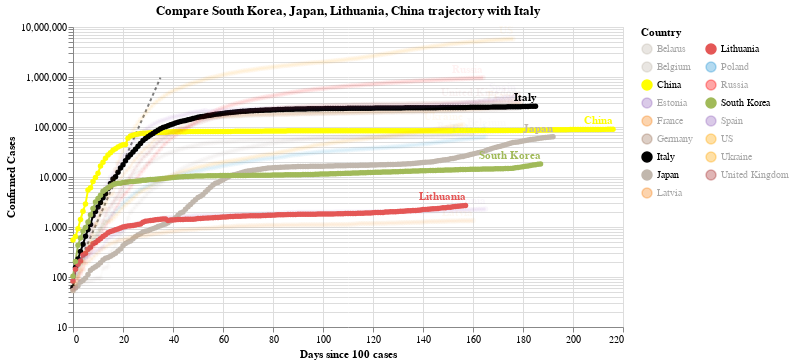

The cell this chart's notebook holds for it:
### Code cell
#hide_input
chart3 = make_since_chart(dff2, ['South Korea', 'Japan', 'Lithuania', 'China'], baseline_countries)
chart3

### Figure 1 — Vega-Lite specification as saved in the notebook (floating-point values rounded to 4 significant figures; data arrays with more than 128 entries replaced by an {"elided": "..."} marker saying what was removed)
{"config": {"view": {"continuousWidth": 400, "continuousHeight": 300}}, "layer": [{"data": {"name": "data-628230001892d6798b50651be41d1b3e"}, "mark": {"type": "line", "color": "black", "opacity": 0.5, "strokeDash": [3, 3]}, "encoding": {"x": {"type": "quantitative", "field": "Days since 100 cases"}, "y": {"type": "quantitative", "field": "Confirmed Cases"}}}, {"data": {"name": "data-1d11ee495c39cd041d1a1ecc31eb07bb"}, "mark": {"type": "line", "point": true}, "encoding": {"color": {"type": "nominal", "field": "Country", "legend": {"columns": 2}, "scale": {"domain": ["Belarus", "Belgium", "China", "Estonia", "France", "Germany", "Italy", "Japan", "Latvia", "Lithuania", "Poland", "Russia", "South Korea", "Spain", "US", "Ukraine", "United Kingdom"], "range": ["#C1B7AD", "#C1B7AD", "yellow", "#9467bd", "#F58518", "#9D755D", "black", "#C1B7AD", "#F58518", "#E45756", "#2495D3", "red", "#A1BA59", "#9467bd", "orange", "orange", "brown"]}}, "opacity": {"condition": {"value": 1, "selection": "selector001"}, "value": 0.05}, "tooltip": [{"type": "nominal", "field": "Country"}, {"type": "temporal", "field": "Date"}, {"type": "quantitative", "field": "Confirmed Cases"}, {"type": "quantitative", "field": "Days since 100 cases"}], "x": {"type": "quantitative", "field": "Days since 100 cases"}, "y": {"type": "quantitative", "field": "Confirmed Cases", "scale": {"type": "log"}}}, "selection": {"selector001": {"type": "multi", "fields": ["Country"], "bind": "legend", "init": [{"Country": "South Korea"}, {"Country": "Japan"}, {"Country": "Lithuania"}, {"Country": "China"}, {"Country": "Italy"}]}}, "width": 550}, {"data": {"name": "data-1d11ee495c39cd041d1a1ecc31eb07bb"}, "mark": {"type": "text", "align": "right", "dy": -8, "fontWeight": "bold"}, "encoding": {"color": {"type": "nominal", "field": "Country", "legend": {"columns": 2}, "scale": {"domain": ["Belarus", "Belgium", "China", "Estonia", "France", "Germany", "Italy", "Japan", "Latvia", "Lithuania", "Poland", "Russia", "South Korea", "Spain", "US", "Ukraine", "United Kingdom"], "range": ["#C1B7AD", "#C1B7AD", "yellow", "#9467bd", "#F58518", "#9D755D", "black", "#C1B7AD", "#F58518", "#E45756", "#2495D3", "red", "#A1BA59", "#9467bd", "orange", "orange", "brown"]}}, "opacity": {"condition": {"value": 1, "selection": "selector001"}, "value": 0.05}, "text": {"type": "nominal", "field": "Country"}, "tooltip": [{"type": "nominal", "field": "Country"}, {"type": "temporal", "field": "Date"}, {"type": "quantitative", "field": "Confirmed Cases"}, {"type": "quantitative", "field": "Days since 100 cases"}], "x": {"type": "quantitative", "field": "Days since 100 cases"}, "y": {"type": "quantitative", "field": "Confirmed Cases", "scale": {"type": "log"}}}, "transform": [{"filter": "(datum['Date'] >= 1598313600000)"}], "width": 550}], "title": "Compare South Korea, Japan, Lithuania, China trajectory with Italy", "$schema": "https://vega.github.io/schema/vega-lite/v4.0.2.json", "datasets": {"data-628230001892d6798b50651be41d1b3e": [{"Days since 100 cases": 0, "Confirmed Cases": 100.0}, {"Days since 100 cases": 1, "Confirmed Cases": 130.0}, {"Days since 100 cases": 2, "Confirmed Cases": 169.0}, {"Days since 100 cases": 3, "Confirmed Cases": 219.7}, {"Days since 100 cases": 4, "Confirmed Cases": 285.6}, {"Days since 100 cases": 5, "Confirmed Cases": 371.3}, {"Days since 100 cases": 6, "Confirmed Cases": 482.7}, {"Days since 100 cases": 7, "Confirmed Cases": 627.5}, {"Days since 100 cases": 8, "Confirmed Cases": 815.7}, {"Days since 100 cases": 9, "Confirmed Cases": 1060.0}, {"Days since 100 cases": 10, "Confirmed Cases": 1379.0}, {"Days since 100 cases": 11, "Confirmed Cases": 1792.0}, {"Days since 100 cases": 12, "Confirmed Cases": 2330.0}, {"Days since 100 cases": 13, "Confirmed Cases": 3029.0}, {"Days since 100 cases": 14, "Confirmed Cases": 3937.0}, {"Days since 100 cases": 15, "Confirmed Cases": 5119.0}, {"Days since 100 cases": 16, "Confirmed Cases": 6654.0}, {"Days since 100 cases": 17, "Confirmed Cases": 8650.0}, {"Days since 100 cases": 18, "Confirmed Cases": 11250.0}, {"Days since 100 cases": 19, "Confirmed Cases": 14620.0}, {"Days since 100 cases": 20, "Confirmed Cases": 19000.0}, {"Days since 100 cases": 21, "Confirmed Cases": 24710.0}, {"Days since 100 cases": 22, "Confirmed Cases": 32120.0}, {"Days since 100 cases": 23, "Confirmed Cases": 41750.0}, {"Days since 100 cases": 24, "Confirmed Cases": 54280.0}, {"Days since 100 cases": 25, "Confirmed Cases": 70560.0}, {"Days since 100 cases": 26, "Confirmed Cases": 91730.0}, {"Days since 100 cases": 27, "Confirmed Cases": 119300.0}, {"Days since 100 cases": 28, "Confirmed Cases": 155000.0}, {"Days since 100 cases": 29, "Confirmed Cases": 201500.0}, {"Days since 100 cases": 30, "Confirmed Cases": 262000.0}, {"Days since 100 cases": 31, "Confirmed Cases": 340600.0}, {"Days since 100 cases": 32, "Confirmed Cases": 442800.0}, {"Days since 100 cases": 33, "Confirmed Cases": 575600.0}, {"Days since 100 cases": 34, "Confirmed Cases": 748300.0}, {"Days since 100 cases": 35, "Confirmed Cases": 972800.0}], "data-1d11ee495c39cd041d1a1ecc31eb07bb": {"elided": "2986 records"}}}
